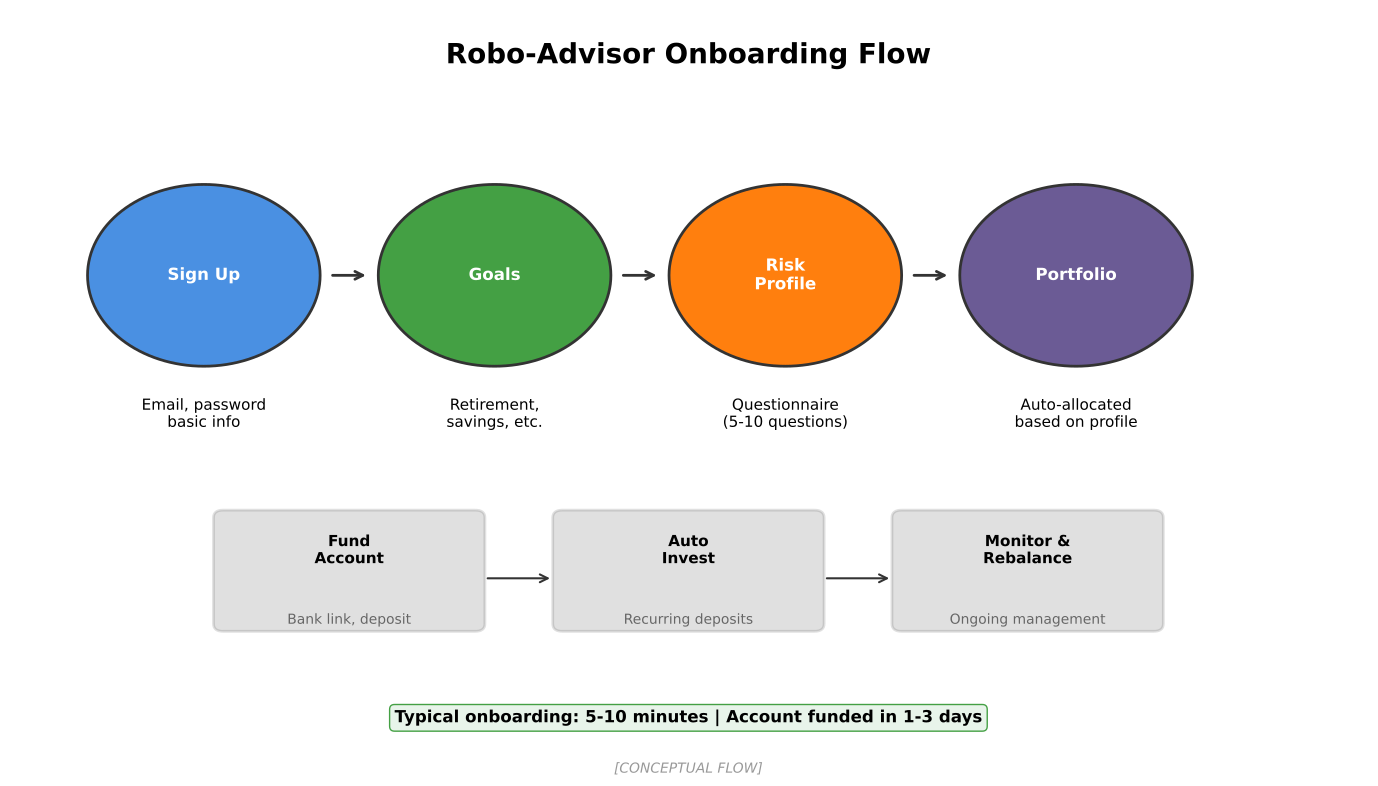

This chart was generated by the following Python code:
"""
Robo-Advisor Onboarding Flow
Shows the typical robo-advisor onboarding process

Output: robo_onboarding.pdf
Module: module_01_fintech
Lesson: 8 - Robo-Advisors
"""

from pathlib import Path
import matplotlib.pyplot as plt
import matplotlib.patches as mpatches
import numpy as np

CHART_METADATA = {
    'title': 'Robo Onboarding Flow',
    'module': 'module_01_fintech',
    'lesson': 8,
    'url': 'https://github.com/Digital-AI-Finance/digital-finance/tree/main/module_01_fintech/figures/robo_onboarding'
}

plt.rcParams.update({
    'font.size': 14,
    'axes.labelsize': 14,
})

def create_chart():
    """Create robo onboarding flow diagram"""
    fig, ax = plt.subplots(figsize=(14, 8))
    ax.set_xlim(0, 14)
    ax.set_ylim(0, 10)
    ax.axis('off')

    # Title
    ax.text(7, 9.3, 'Robo-Advisor Onboarding Flow', fontsize=20, fontweight='bold', ha='center')

    # Steps
    steps = [
        {'name': 'Sign Up', 'x': 2, 'y': 6.5, 'color': '#4A90E2',
         'desc': 'Email, password\nbasic info'},
        {'name': 'Goals', 'x': 5, 'y': 6.5, 'color': '#44A044',
         'desc': 'Retirement,\nsavings, etc.'},
        {'name': 'Risk\nProfile', 'x': 8, 'y': 6.5, 'color': '#FF7F0E',
         'desc': 'Questionnaire\n(5-10 questions)'},
        {'name': 'Portfolio', 'x': 11, 'y': 6.5, 'color': '#6B5B95',
         'desc': 'Auto-allocated\nbased on profile'},
    ]

    for step in steps:
        # Circle
        circle = mpatches.Circle((step['x'], step['y']), 1.2, facecolor=step['color'],
                                  edgecolor='#333333', lw=2)
        ax.add_patch(circle)
        ax.text(step['x'], step['y'], step['name'], ha='center', va='center',
               fontsize=12, fontweight='bold', color='white')
        ax.text(step['x'], step['y']-2, step['desc'], ha='center', fontsize=11)

    # Arrows
    for i in range(len(steps)-1):
        ax.annotate('', xy=(steps[i+1]['x']-1.3, steps[i+1]['y']),
                   xytext=(steps[i]['x']+1.3, steps[i]['y']),
                   arrowprops=dict(arrowstyle='->', color='#333333', lw=2))

    # Second row - post onboarding
    post_steps = [
        {'name': 'Fund\nAccount', 'x': 3.5, 'y': 2.5, 'color': '#333333',
         'desc': 'Bank link, deposit'},
        {'name': 'Auto\nInvest', 'x': 7, 'y': 2.5, 'color': '#333333',
         'desc': 'Recurring deposits'},
        {'name': 'Monitor &\nRebalance', 'x': 10.5, 'y': 2.5, 'color': '#333333',
         'desc': 'Ongoing management'},
    ]

    for step in post_steps:
        box = mpatches.FancyBboxPatch((step['x']-1.3, step['y']-0.6), 2.6, 1.4,
                                       boxstyle='round,pad=0.1',
                                       facecolor=step['color'], alpha=0.15,
                                       edgecolor=step['color'], lw=2)
        ax.add_patch(box)
        ax.text(step['x'], step['y']+0.2, step['name'], ha='center', fontsize=11, fontweight='bold')
        ax.text(step['x'], step['y']-0.6, step['desc'], ha='center', fontsize=10, color='#666666')

    # Arrows for second row
    for i in range(len(post_steps)-1):
        ax.annotate('', xy=(post_steps[i+1]['x']-1.4, post_steps[i+1]['y']),
                   xytext=(post_steps[i]['x']+1.4, post_steps[i]['y']),
                   arrowprops=dict(arrowstyle='->', color='#333333', lw=1.5))

    # Time note
    ax.text(7, 0.6, 'Typical onboarding: 5-10 minutes | Account funded in 1-3 days',
           ha='center', fontsize=12, fontweight='bold',
           bbox=dict(boxstyle='round', facecolor='#E8F4EA', edgecolor='#44A044'))

    # Source
    fig.text(0.5, 0.02, '[CONCEPTUAL FLOW]', fontsize=10, ha='center', style='italic', color='#999999')

    plt.tight_layout()

    output_path = Path(__file__).parent / 'robo_onboarding.pdf'
    plt.savefig(output_path, format='pdf', dpi=300, bbox_inches='tight')
    plt.close()
    print(f"Chart saved to: {output_path}")
    return output_path

if __name__ == '__main__':
    create_chart()
